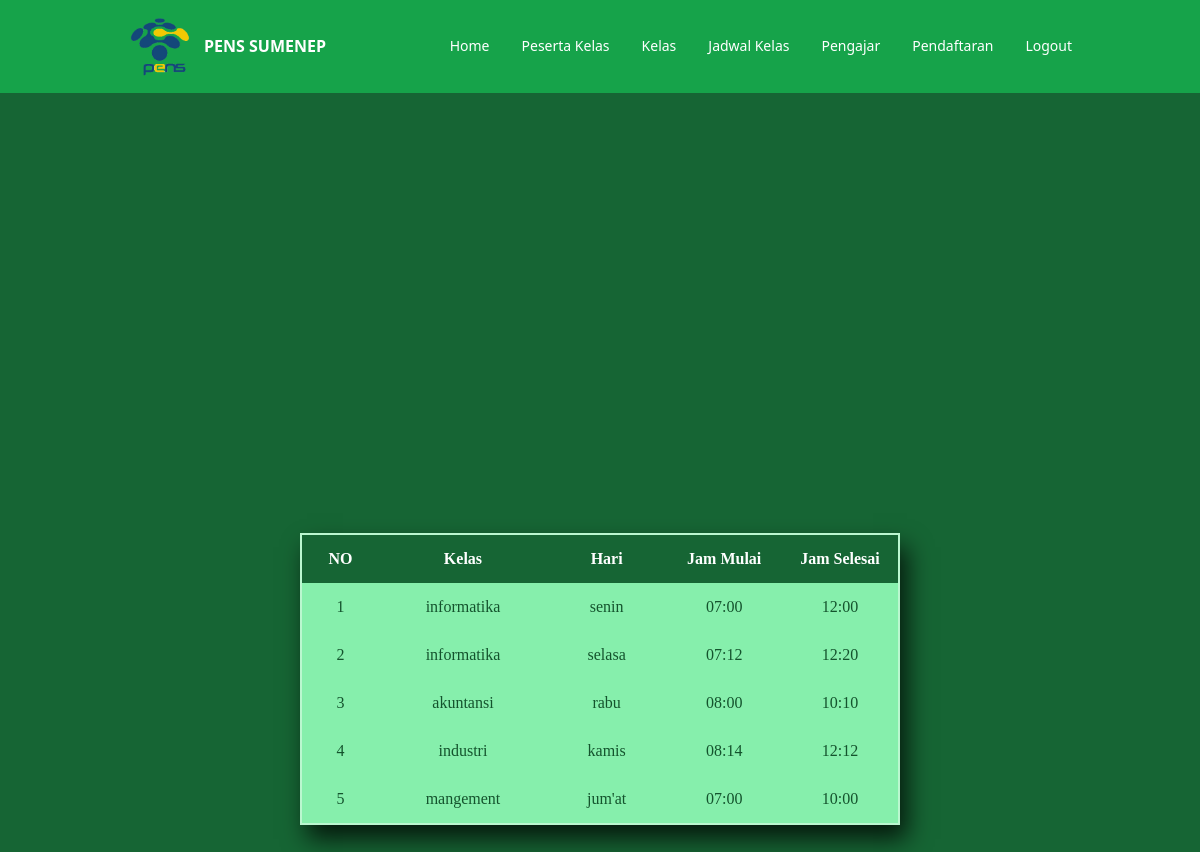
/user/jadwal_kelas.php (signed in), run on the app's committed database.
### tables this page shows
CREATE TABLE `jadwal_kelas` (
  `id_jadwal` int(11) NOT NULL,
  `id_kelas` int(11) DEFAULT NULL,
  `hari` varchar(255) DEFAULT NULL,
  `jam_mulai` varchar(255) DEFAULT NULL,
  `jam_selesai` varchar(255) DEFAULT NULL
);

CREATE TABLE `kelas` (
  `id_kelas` int(11) NOT NULL,
  `nama_kelas` varchar(255) DEFAULT NULL
);

### user/jadwal_kelas.php (the view, shortened to what this page needs)
 <?php
    require '../controllers/function_jadwal_kelas.php';
    $mapel = mysqli_query($connection, "SELECT * FROM jadwal_kelas JOIN kelas ON jadwal_kelas.id_kelas = kelas.id_kelas");
    ?>
 <!doctype html>
 <html>
 <head>
     <link href="/dist/output.css" rel="stylesheet">
     <script src="https://cdn.tailwindcss.com"></script>
 </head>
 <body class="bg-gradient-to-r from-green-200 to-green-400">
     <nav class="py-4 text-white bg-green-600">
         <div class="container flex flex-wrap items-center justify-between mx-auto">
             <a href="" class="flex items-center gap-3 font-semibold h-max">
                 <img src="../images/logo-pens.png" alt="" class="w-16 ml-10">
                 PENS SUMENEP
             </a>
             <div class="hidden w-full mr-10 md:block md:w-auto" id="mobile-menu">
                 <ul class="flex flex-col mt-4 md:flex-row md:space-x-8 md:mt-0 md:text-sm md:font-medium">
                     <li>
                         <a href="home.php" class="block py-2 pl-3 pr-4 text-white bg-blue-700 rounded md:bg-transparent md:p-0 focus:outline-none" aria-current="page">Home</a>
                     </li>
                     <li>
                         <a href="peserta_kelas.php" class="block py-2 pl-3 pr-4 text-white bg-blue-700 rounded md:bg-transparent md:p-0 focus:outline-none" aria-current="page">Peserta Kelas</a>
                     </li>
                     <li>
                         <a href="kelas.php" class="block py-2 pl-3 pr-4 text-white bg-blue-700 rounded md:bg-transparent md:p-0 focus:outline-none" aria-current="page">Kelas</a>
                     </li>
                     <li>
                         <a href="jadwal_kelas.php" class="block py-2 pl-3 pr-4 text-white border-b border-gray-100 hover:bg-gray-50 md:hover:bg-transparent md:border-0 md:hover:text-blue-700 md:p-0">Jadwal Kelas</a>
                     </li>
                     <li>
                         <a href="pengajar.php" class="block py-2 pl-3 pr-4 text-white border-b border-gray-100 hover:bg-gray-50 md:hover:bg-transparent md:border-0 md:hover:text-blue-700 md:p-0">Pengajar</a>
                     </li>
                     <li>
                         <a href="pendaftaran.php" class="block py-2 pl-3 pr-4 text-white border-b border-gray-100 hover:bg-gray-50 md:hover:bg-transparent md:border-0 md:hover:text-blue-700 md:p-0">Pendaftaran</a>
                     </li>
                     <li>
                         <a href="../controllers/logout.php" class="block py-2 pl-3 pr-4 text-white border-b border-gray-100 hover:bg-gray-50 md:hover:bg-transparent md:border-0 md:hover:text-blue-700 md:p-0">Logout</a>
                     </li>
                 </ul>
             </div>
         </div>
     </nav>
     <div class="flex flex-col items-center justify-center h-screen bg-green-800 ">
         <table class="shadow-2xl font-[Poppins] border-2 border-green-200 w-6/12" style="box-shadow: 7px 14px 23px 0px rgba(0,0,0,0.75);
-webkit-box-shadow: 7px 14px 23px 0px rgba(0,0,0,0.75);
-moz-box-shadow: 7px 14px 23px 0px rgba(0,0,0,0.75);">
             <thead class="text-white">
                 <tr>
                     <th class="py-3 text-white bg-green-800">NO</th>
                     <th class="py-3 text-white bg-green-800">Kelas</th>
                     <th class="py-3 text-white bg-green-800">Hari</th>
                     <th class="py-3 text-white bg-green-800">Jam Mulai</th>
                     <th class="py-3 text-white bg-green-800">Jam Selesai</th>
                 </tr>
             </thead>
             <tbody class="text-center text-green-900">
                 <?php $i = 1; ?>
                 <?php foreach ($mapel as $item) : ?>
                     <tr class="duration-300 cursor-pointer bg-green-300">
                         <td class="px-6 py-3 "> <?= $i; ?></td>
                         <td class="px-6 py-3"> <?= $item["nama_kelas"]; ?></td>
                         <td class="px-6 py-3"> <?= $item["hari"]; ?></td>
                         <td class="px-6 py-3"> <?= $item["jam_mulai"]; ?></td>
                         <td class="px-6 py-3"> <?= $item["jam_selesai"]; ?></td>
                     </tr>
                     <?php $i++; ?>
                 <?php endforeach; ?>
             </tbody>
         </table>
     </div>
 </body>
 </html>

### data on the page
jadwal_kelas: id_kelas.nama_kelas "informatika", hari "senin", jam_mulai "07:00", jam_selesai "12:00"
jadwal_kelas: id_kelas.nama_kelas "informatika", hari "selasa", jam_mulai "07:12", jam_selesai "12:20"
jadwal_kelas: id_kelas.nama_kelas "akuntansi", hari "rabu", jam_mulai "08:00", jam_selesai "10:10"
jadwal_kelas: id_kelas.nama_kelas "industri", hari "kamis", jam_mulai "08:14", jam_selesai "12:12"
jadwal_kelas: id_kelas.nama_kelas "mangement", hari "jum'at", jam_mulai "07:00", jam_selesai "10:00"
